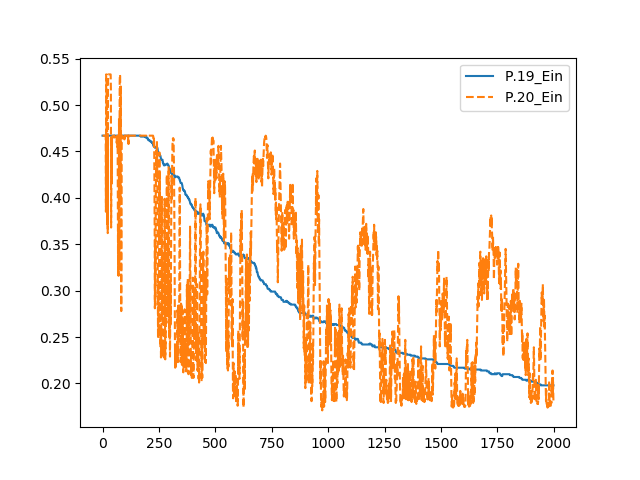

Source code (Python):
import numpy as np
import matplotlib.pyplot as plt
import math

fptr = open("hw3_train.txt" , "r")
data_train_X=[ ]
data_train_Y=[ ]
temp_list=[ ]
for line in fptr:
    temp_list=([float(x) for x in line.split()])
    #temp_list.insert(0, float(1))
    data_train_Y.append(float(temp_list[-1]))
    temp_list.pop();
    data_train_X.append(temp_list)
fptr.close()
data_train_size=len(data_train_X)
dimension = len(data_train_X[0])

fptr = open("hw3_test.txt" , "r")
data_test_X=[ ]
data_test_Y=[ ]
for line in fptr:
    temp_list=([float(x) for x in line.split()])
    #temp_list.insert(0, float(1))
    data_test_Y.append(float(temp_list[-1]))
    temp_list.pop();
    data_test_X.append(temp_list)
fptr.close()
data_test_size=len(data_test_X)


def check_Ein(w):
    err = 0
    for index1 in range(data_train_size):
        if data_train_Y[index1] != np.sign(np.dot(np.array(data_train_X[index1]), w)):
            err += 1
    return err/data_train_size

def check_Eout(w):
    err = 0
    for index1 in range(data_test_size):
        if data_test_Y[index1] != np.sign(np.dot(np.array(data_test_X[index1]), w)):
            err += 1
    return err/data_test_size

def sigmoid(X):
    return 1.0/(1.0+math.exp(X))

def GD(w):
    gradient = np.array([0.0]*dimension)
    for index in range(data_train_size):
        gradient += sigmoid( data_train_Y[index]*(np.dot(data_train_X[index], w)) )*-data_train_Y[index]*np.array(data_train_X[index])
    return gradient/data_train_size

def SGD(w, t):
    index = t%data_train_size
    gradient = sigmoid( data_train_Y[index]*(np.dot(data_train_X[index], w)) )*-data_train_Y[index]*np.array(data_train_X[index])
    return gradient

T = 2000
ita = 0.01
Ein_array1 = [ ]
Ein_array2 = [ ]
Ein_array3 = [ ]
Ein_array4 = [ ]
w_GD = np.array([0.0]*dimension)
w_SGD = np.array([0.0]*dimension)
for t in range(T):
    w_GD -= ita * GD(w_GD)
    w_SGD -= ita * SGD(w_SGD, t)
    #print(w_SGD)
    Ein_array1.append(check_Ein(w_GD))
    Ein_array2.append(check_Ein(w_SGD))
    #Ein_array3.append(check_Eout(w_GD))
    #Ein_array4.append(check_Eout(w_SGD))
    print('iter : ', t)
#print(chech_Ein(w_out))
plt.plot(Ein_array1, label='P.19_Ein')
plt.plot(Ein_array2, label='P.20_Ein',linestyle='--')
#plt.plot(Ein_array3, label='P.19_Eout')
#plt.plot(Ein_array4, label='P.20_Eout',linestyle='--')
plt.legend(loc='upper right')
plt.show()
#print(np.shape(np.mat(data_train_X)))
#print(data_train_size, data_test_size)
#print ( data_train[0] )
#print ( np.mat(data_train[0]) )
